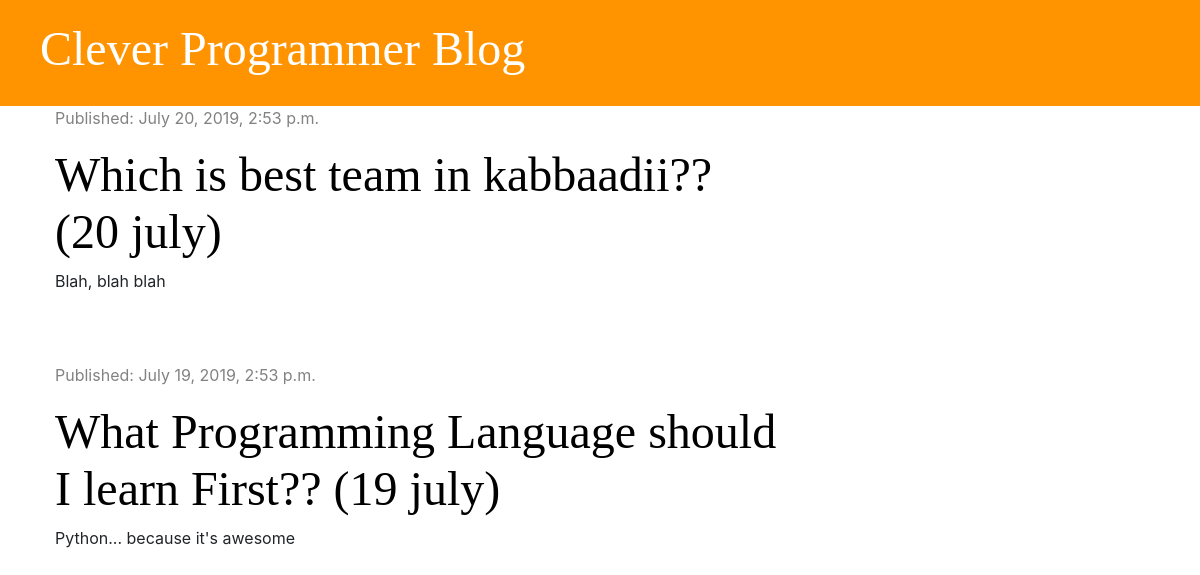
Before: / with the older database file.
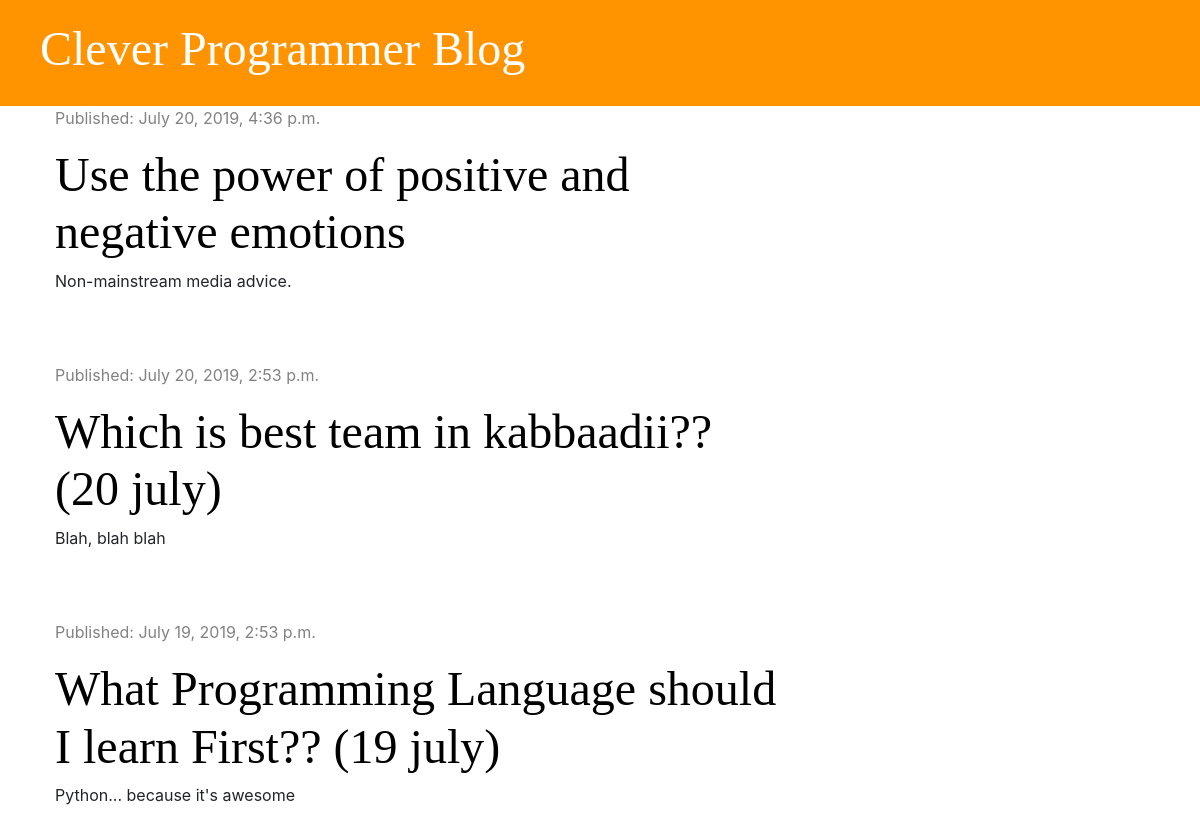
After: the same page with the newer database file.
### blog/models.py (models this page shows, shortened)
class Post(models.Model):
    author = models.ForeignKey('auth.User', on_delete = models.CASCADE)
    title = models.CharField(max_length = 200)
    text = models.TextField()
    created_date = models.DateTimeField(default = timezone.now)
    published_date = models.DateTimeField(blank=True, null=True)

### blog/views.py (the view)
# urls.py: path('', views.post_list, name="post_list"),
def post_list(request):
    posts = Post.objects.filter(published_date__lte = timezone.now()).order_by('-published_date')
    stuff_for_frontend = {'posts' : posts}
    return render(request, 'blog/post_list.html', stuff_for_frontend)

### blog/templates/blog/post_list.html
{% extends 'blog/base.html' %}
{% block content %}
  {% for post in posts %}
    <div class="post">
        <div class="date">
          <p>Published: {{ post.published_date }}</p>
        </div>
        <h1><a href="{% url 'post_detail' pk=post.pk %}">{{ post.title }}</a></h1>
        <p>{{ post.text|linebreaksbr }}</p>
    </div>
  {% endfor %}
{% endblock %}

### blog/templates/blog/base.html (shortened to what this page needs)
{% load staticfiles %}
<!doctype html>
<html lang="en">
<head>
    <link rel="stylesheet" href="https://stackpath.bootstrapcdn.com/bootstrap/4.3.1/css/bootstrap.min.css">
    <link rel="stylesheet" href="{% static 'css/blog.css' %}">
</head>
<body>
  <div class="page-header">
      <h1><a href="{% url "post_list" %}">Clever Programmer Blog</a></h1>
  </div>
  <div class="content container">
    <div class="row">
      <div class="col-md-8">
          {% block content %}
          {% endblock %}
      </div>
    </div>
  </div>
</body>
</html>

### blog/static/css/blog.css (style rules this page uses)
.page-header { background-color: #ff9400; margin-top: 0; padding: 20px 20px 20px 40px; }
.page-header h1, .page-header h1 a { color: #ffffff; font-size: 36pt; text-decoration: none; }
.content { margin-left: 40px; }
h1, h2, h3, h4 { font-family: 'Tangerine', 'Inconsolata', 'Droid Sans', serif; font-size: 48px; }
.date { color: #828282; }
.post { margin-bottom: 70px; }
.post h1 a { color: #000000; }

Changed rows visible on the page:
added Post: published_date "July 20, 2019, 4:36 p.m.", title "Use the power of positive and negative emotions", text "Non-mainstream media advice."
